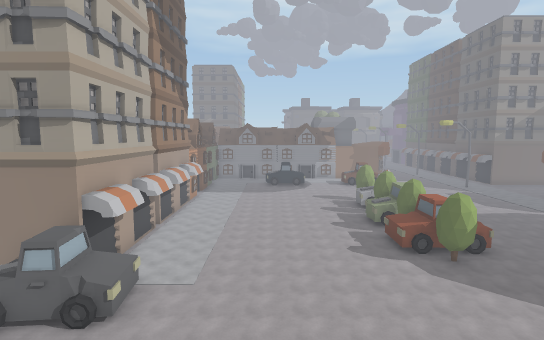
View 1 (above)

24 first-person views from a walk through a Unity game level. The camera is 1.2 m above the floor, tilts 6° down and sees 80° across. The floor is counted in squares, 2 m on a side. Each view is taken from the middle of a square. On the plan, view 1 faces up. The plan holds only what a view shows up to about 10 squares ahead; the rest is blank. The place goes on beyond the plan. Some animated figures are not drawn.

View 2
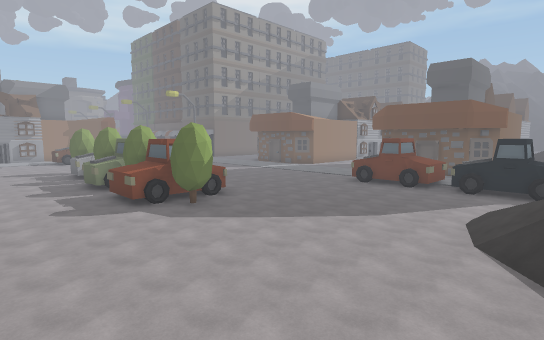

View 3
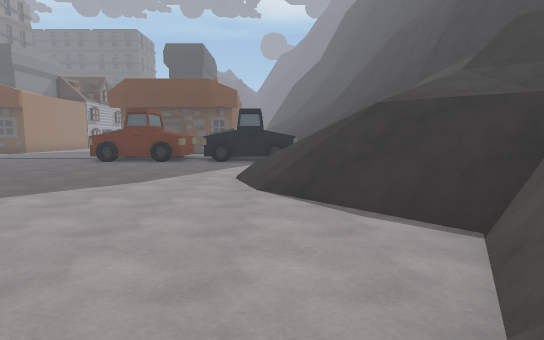

View 4
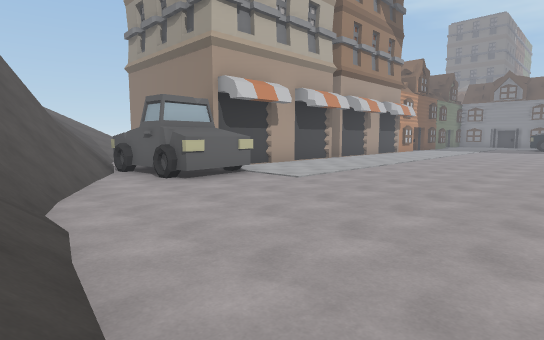

View 5
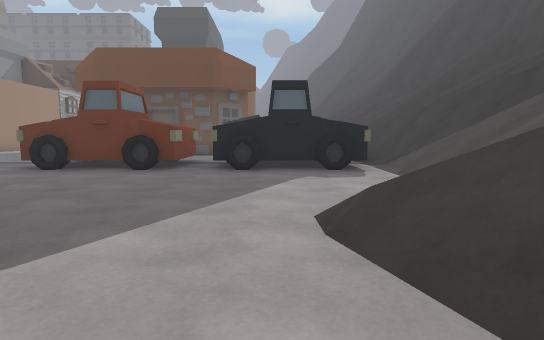

View 6
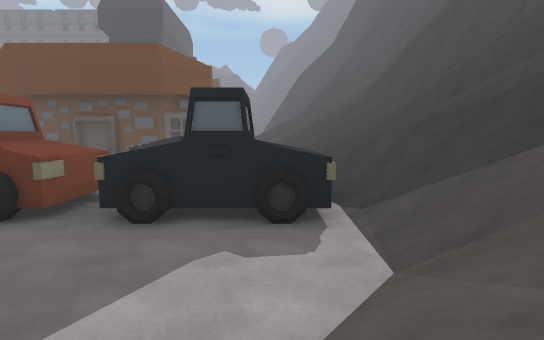

View 7
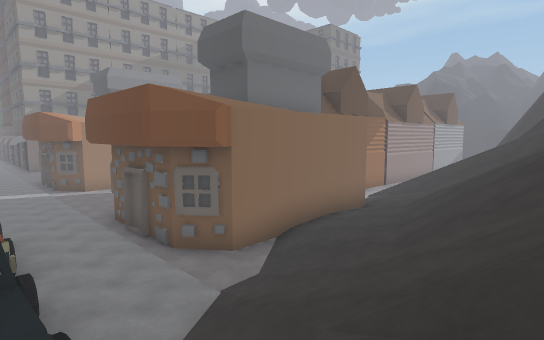

View 8
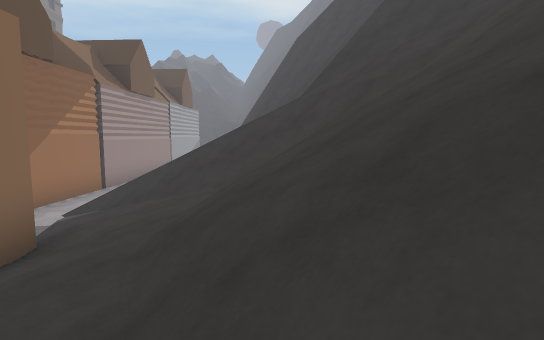

View 9
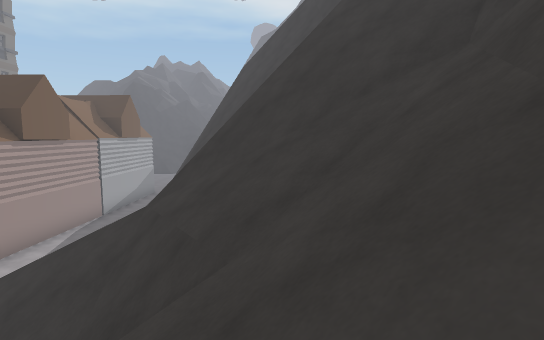

View 10
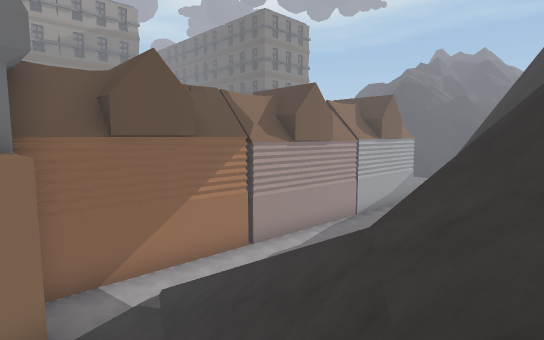

View 11
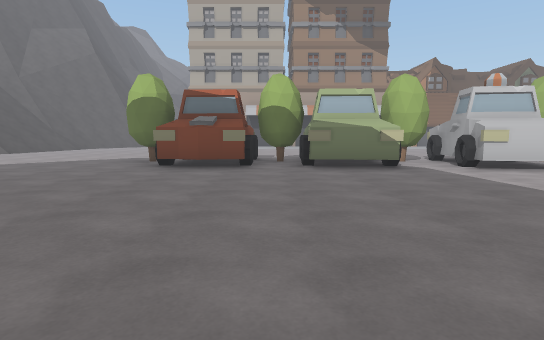

View 12
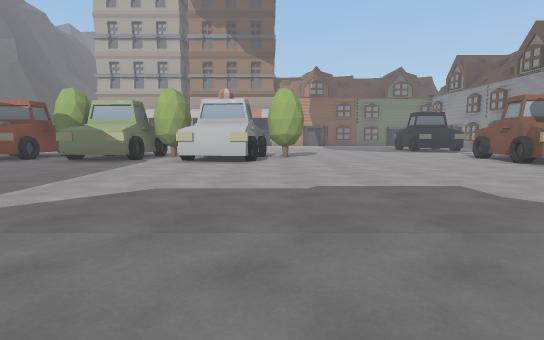

View 13
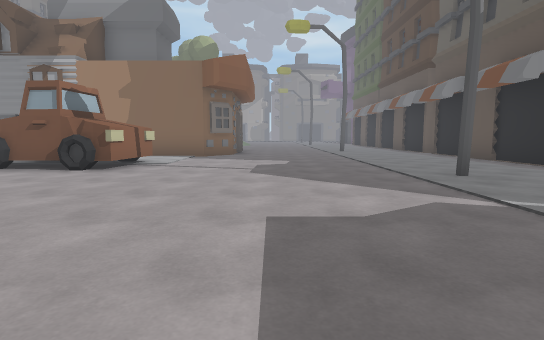

View 14
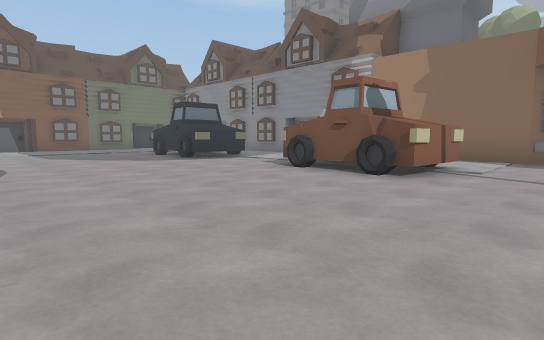

View 15
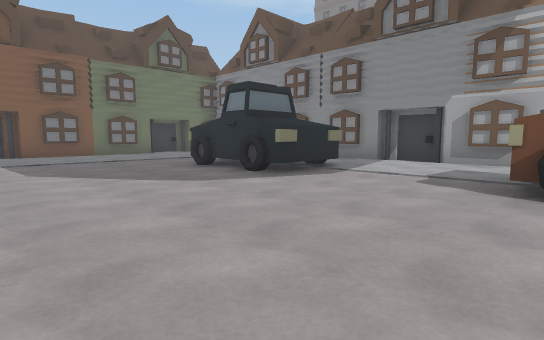

View 16
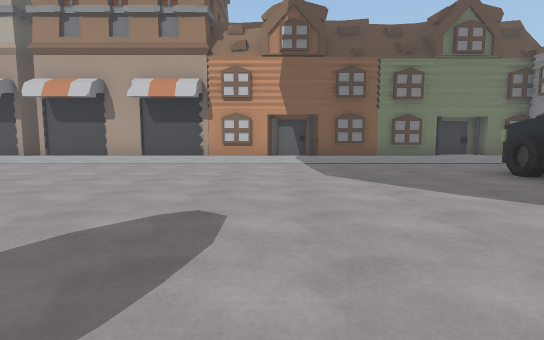

View 17
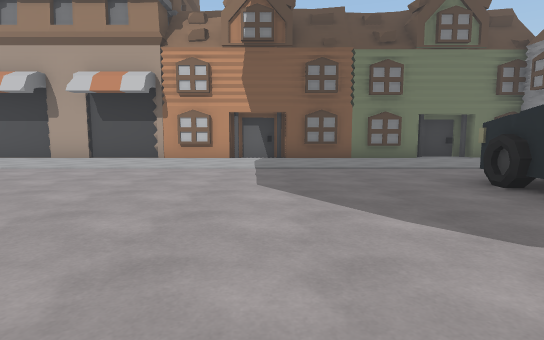

View 18
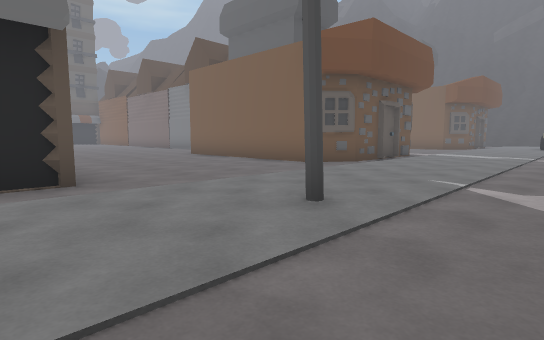

View 19
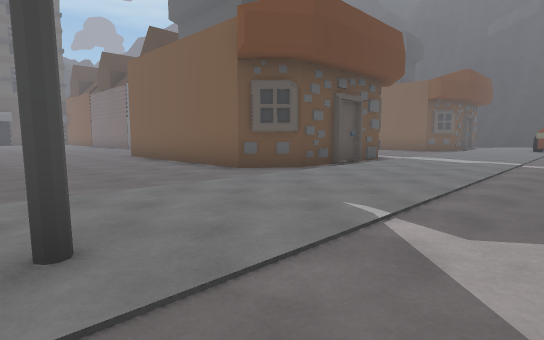

View 20
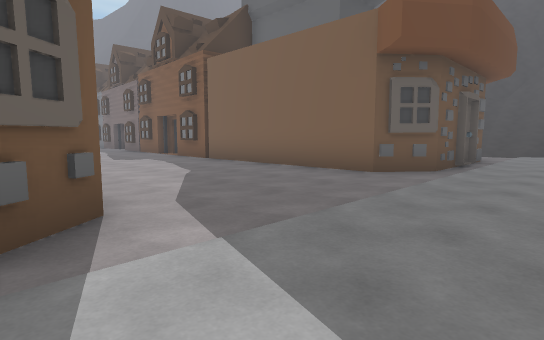

View 21
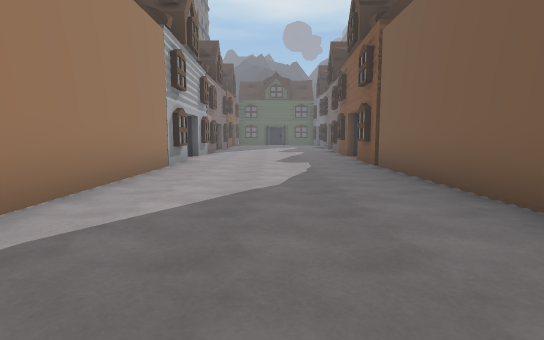

View 22
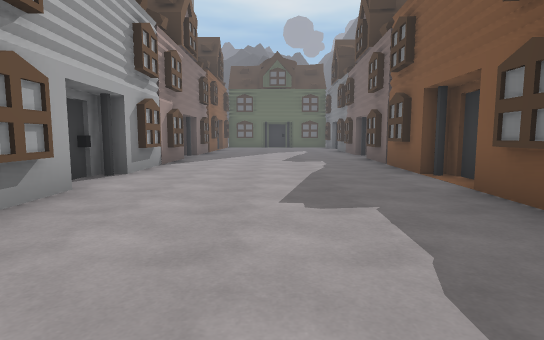

View 23
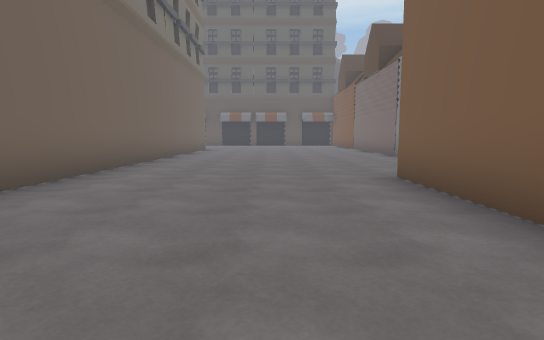

View 24
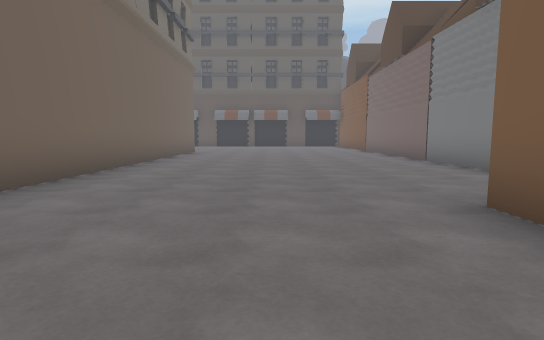

### Floor plan
Key: @ floor where view 1 was taken; # wall or solid block; . floor; / step, stairs or slope; = window, fence, low wall or low ledge; ^ raised ledge; B bush; C car; U building.
Columns run from 8 left of view 1 to 30 right of it. Each row starts with its distance up from view 1.
 28   UUU  UUUUUUUUUUU.......#
 27   UU     .....  .........#
 26    U..    ....  ........U#        U
 25   UU.... CC... CC........#        U
 24   UU....CCC...CCC........#   #####U###
 23   UU..................#...............
 22   UU..................................
 21    U..................................
 20   UU..................................
 19   UU.........B...........UUUUU........
 18    #.........BB.........U UUUU .......
 17    #......... CC........U UU     UUUUU
 16    #.........BCC........U U         UU
 15    #.......  BB.........U     UUUU UUUU
 14    #........ CCC.........UUUUU.U..U....
 13    U........CBBC.......................
 12    #.........B.........................
 11    #........CCCC.......................
 10    #........CBCC..............UU.......
  9   ##.........BB.........UUUUUUUUUUUUUUU
  8  ##U................CC..U UUUUUUU UUUU
  7   CCCC..............CC..U UU  UUUUUUUUU
  6 //CCCC..............CC..U UUUU.........
  5 ///=................CC...UUUUU///   ..
  4    ###..............CC...////////
  3      ##////...////..CC.//////////
  2          / #./// ////////////////  //=^
  1            ##//////==#=////// ==/==//#^
  0         @     /// ==//////# /////==//^^
 -1                //////////##  #/////==##
 -2                 /=///##/=##  ###/
 -3                    /######
 -4                    ##

Positions as (right, up) in squares from view 1, and headings:
1: (0, 0), facing up
2: (1, 2), facing up-right
3: (2, 3), facing right
4: (2, 3), facing up-left
5: (6, 4), facing right
6: (8, 3), facing right
7: (13, 0), facing up-right
8: (18, 2), facing right
9: (20, 0), facing right
10: (21, 0), facing up-right
11: (13, 12), facing left
12: (15, 18), facing left
13: (11, 18), facing up
14: (10, 19), facing up-left
15: (6, 20), facing up-left
16: (5, 20), facing left
17: (4, 21), facing left
18: (12, 25), facing down-right
19: (12, 23), facing down-right
20: (14, 15), facing down-right
21: (15, 12), facing right
22: (20, 12), facing right
23: (17, 21), facing right
24: (19, 21), facing right
